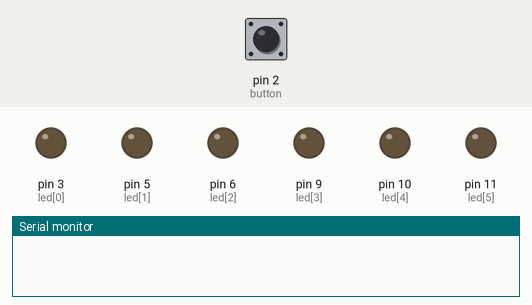
The sketch below on a simulated Arduino Uno, built with avr-gcc and run on an emulated ATmega328P. On the bench: output pins drawn as LEDs (lit = HIGH), the last lines printed to the serial monitor. The inputs (shaded band) are chosen by the test bench; at power-on: pin 2 (button) LOW. Random numbers use the default seed unless the sketch sets one.

Above: at 1.2 s.
1.3 s: pin 2 (button) pulled HIGH for 0.15 s
At 1.7 s:
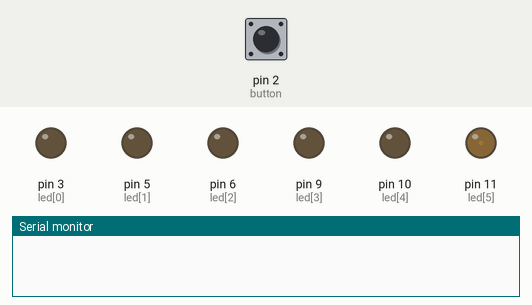
4.3 s: pin 2 (button) pulled HIGH for 3.2 s
At 9.6 s:
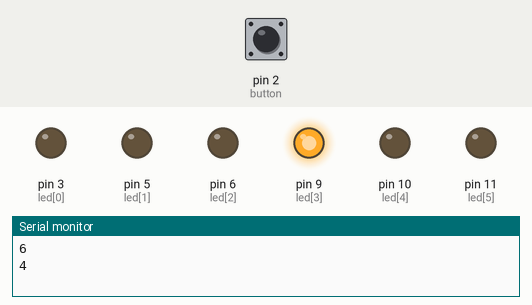
10.5 s: pin 2 (button) pulled HIGH for 1 s
At 15.7 s:
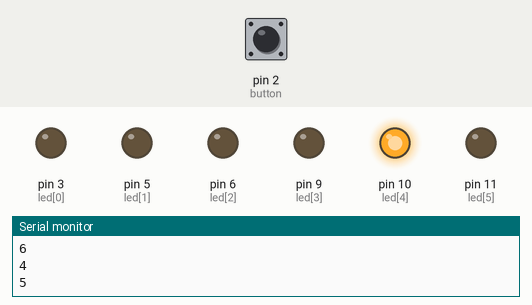
Timing chart, 0 to 17.2 s (numbered marks = the images above; inputs shaded):
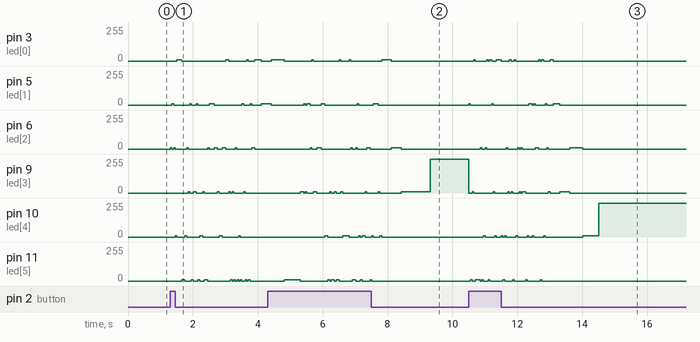

Measured:
- after the input at 1.3 s, pin 3 (led[0]): goes 10/255 0.15 s, 0/255 1.4 s, 10/255 0.10 s, 0/255 0.80 s, 10/255 0.20 s, then 0/255, starting after 0.21 s
- after the input at 4.3 s, pin 10 (led[4]): 0/255 → 10/255 after 1.8 s, → 0/255 0.10 s later, → 10/255 0.45 s later, → 0/255 0.20 s later, … (12 changes in this stretch)

The sketch:

LED_Dice.ino
```cpp
const byte led[] = {3, 5, 6, 9, 10, 11}; // LEDs on PWM pins of the Uno
const int button = 2;
bool lastButton = LOW;
bool currentButton = LOW;
bool toggle = false;

void setup() {
  for (int i = 1; i < sizeof(led); i++){
    pinMode(led[i], OUTPUT);
  }
  pinMode(button, INPUT);

  Serial.begin(9600);
  randomSeed(analogRead(0));
}

int runRandom() {
  int i;
  int result;
  for(i = 0; i < 50; i++){
    randomLED(50);
  }
  for(i = 1; i <= 5; i++){
    result = randomLED(i * 100);
  }
  return result;
}

int randomLED(int del)
{
 int r = random(0,6);  // get a random number from 1 to 6
 analogWrite(led[r], 10); // output to the matching LED on digital pin 1-6
 if (del > 0) {
  delay(del);         // hold the LED on for the delay received
 } else if (del == 0){
  do {}
  while (1);
 }
 digitalWrite(led[r], LOW); // turn off the LED
 return r;
}

bool debounce(bool last) {
  bool current = digitalRead(button);
  if(last != current){
    delay(5);
    current = digitalRead(button);
  }
  return current;
}

void loop() {
  currentButton = debounce(lastButton);
  if (lastButton != currentButton){
    toggle = !toggle;
  }
  lastButton = currentButton;

  if (toggle){
    for(int i = 0; i < sizeof(led); i++){
      digitalWrite(led[i], LOW);
    }
    int result = runRandom();
    analogWrite(led[result], 255);
    Serial.println(result+1);
  }
}
```
